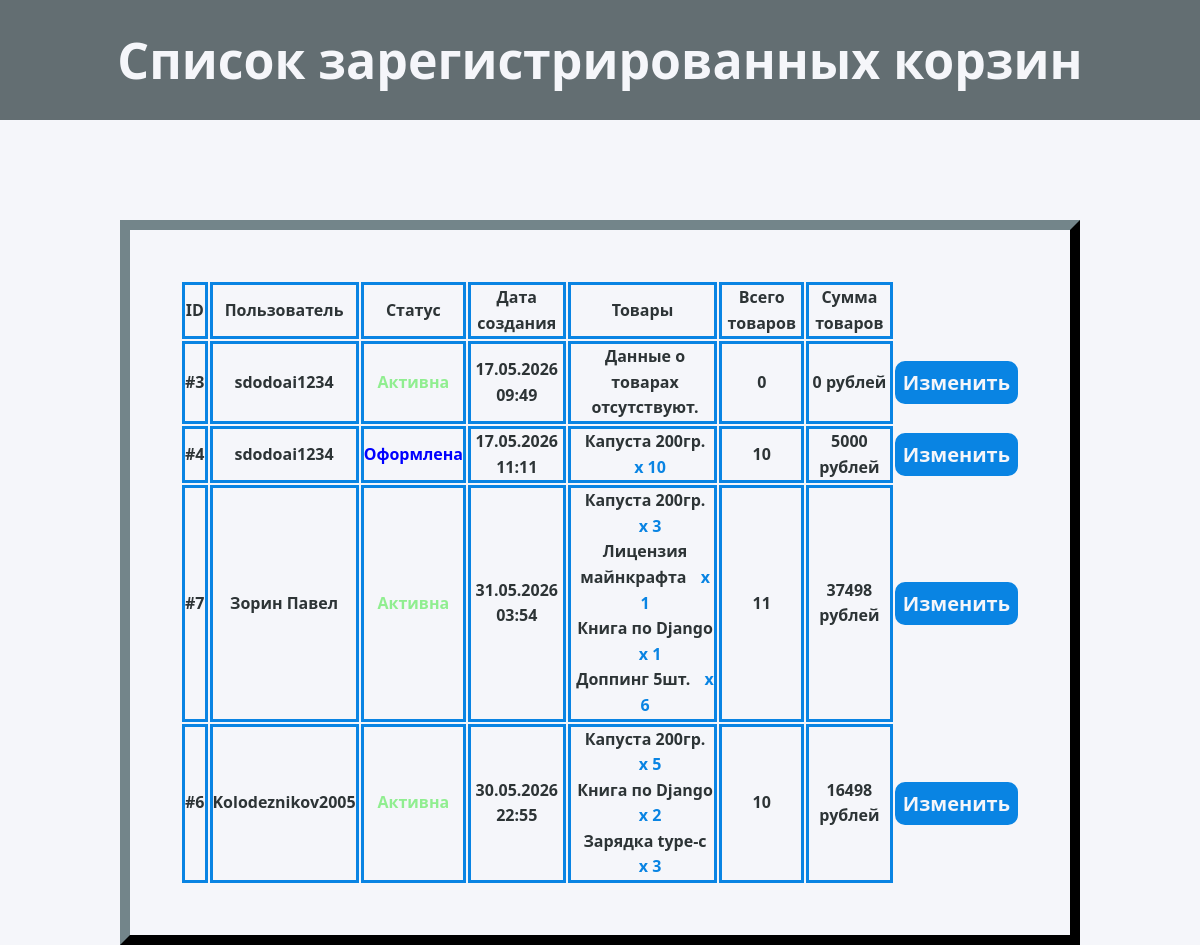
Screenshot of /carts/ with the database file from the repository.
### store/models.py (models this page shows, shortened)
class Carts(models.Model):
    STATUS_CHOICES = (
        ("Active", "Активна"),
        ("Completed", "Оформлена"),
        ("Closed", "Неактивна")
    )
    customer = models.ForeignKey(Customers, on_delete=models.CASCADE, related_name="carts", verbose_name="Покупатель")
    status = models.CharField("Статус", max_length=20, choices=STATUS_CHOICES, default="Active")
    created_at = models.DateTimeField("Дата и время создания", auto_now_add=True)
    updated_at = models.DateTimeField("Дата и время обновления", auto_now=True)
    class Meta:
        verbose_name = "Корзина"
        verbose_name_plural = "Корзины"
        ordering = ["-updated_at", "-created_at"]
        """Строго максимум одна активная корзина на одного пользователя"""
        constraints = [models.UniqueConstraint(
            fields = ['customer'],
            condition=Q(status='active'),
            name='unique_active_cart_per_buyer'
        )]
    def products_amount(self):
        return self.products.aggregate(total=Sum("quantity"))['total'] or 0
    def total_price(self):
        result = self.products.aggregate(
            total=Sum(F('product__price') * F('quantity'), output_field=DecimalField())
        )
        return result['total'] or 0

class Customers(models.Model):
    name = models.CharField("Имя покупателя", max_length=100)
    email = models.EmailField("email", unique=True)
    phone = models.CharField("Телефон", max_length=20, blank=True)
    created_at = models.DateTimeField("Дата и время регистрации", auto_now_add=True)
    class Meta:
        verbose_name = "Покупатель"
        verbose_name_plural = "Покупатели"
    def __str__(self):
        return self.name

class CartsProducts(models.Model):
    cart = models.ForeignKey(Carts, on_delete=models.CASCADE, related_name="products", verbose_name="Корзина")
    product = models.ForeignKey(Products, on_delete=models.CASCADE, verbose_name="Товар")
    quantity = models.PositiveIntegerField("Количество", default=1)
    class Meta:
        verbose_name = "Позиция корзины"
        verbose_name_plural = "Позиции"
        unique_together = ("cart", "product") # !!! Корзина и товары должны отображаться уникальные друг по отношению к другу
    def __str__(self):
        return f'{self.product}'

class Products(models.Model):
    name = models.CharField("Наименование товара", max_length=200)
    price = models.DecimalField("Цена", max_digits=10, decimal_places=2)
    description = models.TextField("Описание", blank=True)
    image = models.URLField("Ссылка на изображение", blank=True, null=True)
    class Meta:
        verbose_name = "Товар"
        verbose_name_plural = "Товары"
    def __str__(self):
        return self.name

### store/views.py (the view)
# urls.py: path('carts/', views.carts_list, name='carts_list'),
def carts_list(request):
    context = {
        'carts': Carts.objects.select_related("customer").prefetch_related(
        Prefetch("products", queryset=CartsProducts.objects.select_related("product"))
        ).annotate(items_count=Count("products"))
    }
    return render(request, 'carts/carts_list.html', context)

### store/templates/carts/carts_list.html (shortened to what this page needs)
{% load static %}
<!DOCTYPE html>
<html lang="ru">
<head>
    <link rel="stylesheet" href="{% static 'store/css/carts_list.css' %}">
</head>
<body>
    <h1 class="heading">Список зарегистрированных корзин</h1>
    <main>
        {% include 'store/cart_block.html' %}
    </main>
</body>
</html>

### store/templates/store/cart_block.html
{% load static %}
<table class="carts-tb">
    <thead>
        <tr>
            <th>ID</th>
            <th>Пользователь</th>
            <th>Статус</th>
            <th>Дата создания</th>
            <th>Товары</th>
            <th>Всего товаров</th>
            <th>Сумма товаров</th>
        </tr>
    </thead>
    <tbody>
        {% for cart in carts %}
            <tr class="align-rows">
                <td>#{{cart.id}}</td>
                <td>{{cart.customer}}</td>
                <td class="cart_status--{{cart.status}}">{{ cart.get_status_display }}</td>
                <td>{{ cart.created_at|date:"d.m.Y H:i" }}</td>
                <td>
                    <ul class="prod-list">
                        {% for item in cart.products.all %}
                            <li>{{item}} <span class="quantity-st">x {{item.quantity}}</span></li>
                        {% empty %}
                            <li>Данные о товарах отсутствуют.</li>
                        {% endfor %}
                    </ul>
                </td>
                <td class="prod-amount"> {{ cart.products_amount }} </td>
                <td>{{cart.total_price}} рублей</td>
                <td class="btn-row"><button class="editcart-btn">Изменить</button></td>
            </tr>
        {% endfor %}
    </tbody>
    </table>

### store/static/store/css/carts_list.css (style rules this page uses)
:root { --primary: #2d3436; --secondary: #636e72; --accent: #0984e3; --light: #f5f6fa; --transition: 0.3s ease; }
* { margin: 0; padding: 0; box-sizing: border-box; font-family: 'Poppins', system-ui, sans-serif; font-weight: 650; }
body { background: var(--light); color: var(--primary); line-height: 1.6; }
.heading { font-size: 50px; text-align: center; padding: 20px 0 20px 0; margin-bottom: 100px; color: var(--light); background-color: var(--secondary); }
.carts-tb { width: 80%; margin: 0 auto; justify-content: center; border: 10px outset var(--primary); padding: 50px; }
th, td { border: 3px solid var(--accent); }
.align-rows td { text-align: center; }
.quantity-st { margin-left: 10px; color: var(--accent); }
.carts-tb ul li { margin-left: 5px; list-style-type: none; text-align: center; }
.prod-amount { text-align: right; }
.btn-row { border: transparent; }
.editcart-btn { background-color: var(--accent); color: var(--light); font-size: 20px; border: 3px solid var(--accent); padding: 5px; margin: 3px 0; border-radius: 10px; cursor: pointer; transition: all var(--transition); }
.cart_status--Active { color: lightgreen; }
.cart_status--Completed { color: blue; }

### rows the page displays
Carts: id "3", customer "sdodoai1234", status "Активна", created_at "17.05.2026 09:49", products_amount "0", total_price "0"
Carts: id "4", customer "sdodoai1234", status "Оформлена", created_at "17.05.2026 11:11", products_amount "10", total_price "5000"
CartsProducts: product.name "Капуста 200гр.", quantity "10"
Carts: id "7", customer "Зорин Павел", status "Активна", created_at "31.05.2026 03:54", products_amount "11", total_price "37498"
CartsProducts: product.name "Капуста 200гр.", quantity "3"
CartsProducts: product.name "Лицензия майнкрафта", quantity "1"
CartsProducts: product.name "Книга по Django", quantity "1"
CartsProducts: product.name "Доппинг 5шт.", quantity "6"
Carts: id "6", customer "Kolodeznikov2005", status "Активна", created_at "30.05.2026 22:55", products_amount "10", total_price "16498"
CartsProducts: product.name "Капуста 200гр.", quantity "5"
CartsProducts: product.name "Книга по Django", quantity "2"
CartsProducts: product.name "Зарядка type-c", quantity "3"
